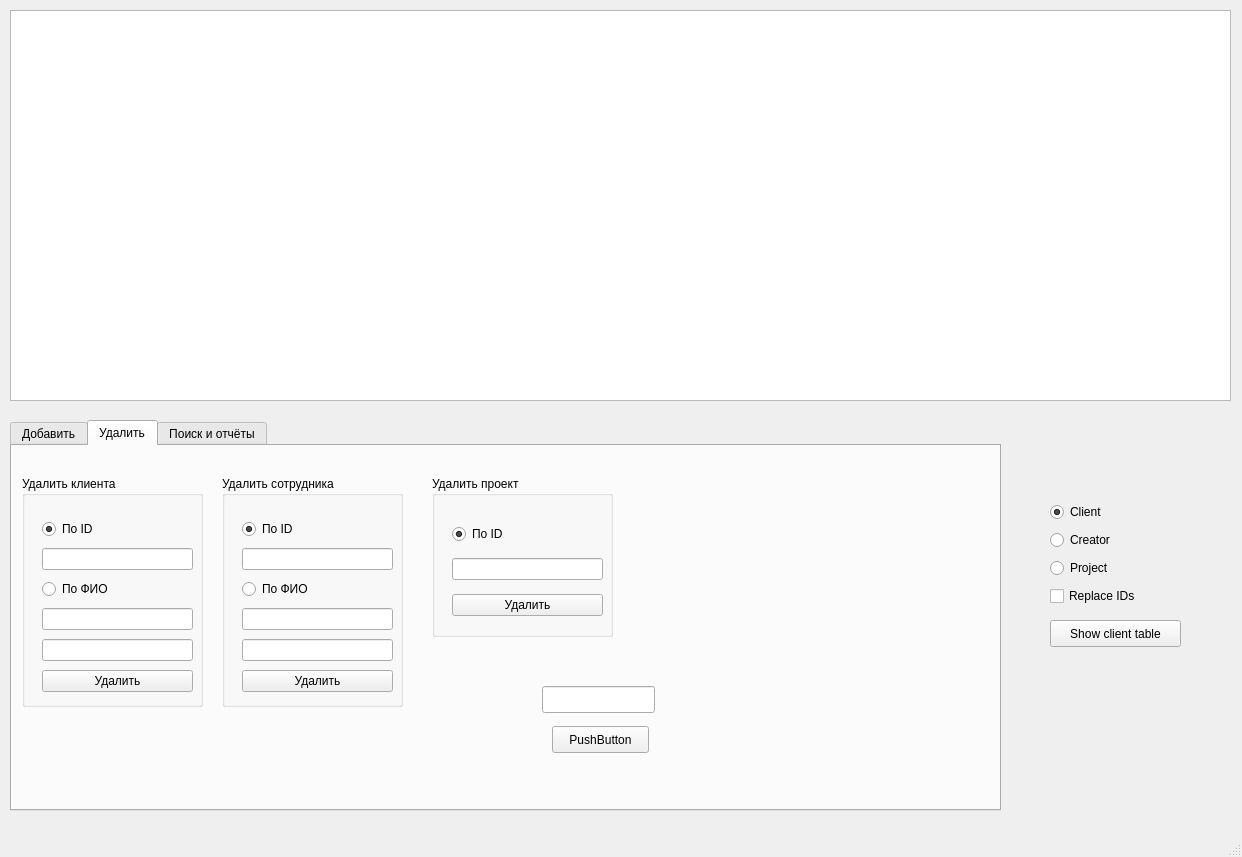
<?xml version="1.0" encoding="UTF-8"?>
<ui version="4.0">
 <class>MainWindow</class>
 <widget class="QMainWindow" name="MainWindow">
  <property name="geometry">
   <rect>
    <x>0</x>
    <y>0</y>
    <width>1242</width>
    <height>857</height>
   </rect>
  </property>
  <property name="windowTitle">
   <string>MainWindow</string>
  </property>
  <widget class="QWidget" name="centralwidget">
   <widget class="QTableWidget" name="tableWidget">
    <property name="geometry">
     <rect>
      <x>10</x>
      <y>10</y>
      <width>1221</width>
      <height>391</height>
     </rect>
    </property>
    <property name="sizePolicy">
     <sizepolicy hsizetype="Maximum" vsizetype="Expanding">
      <horstretch>0</horstretch>
      <verstretch>0</verstretch>
     </sizepolicy>
    </property>
   </widget>
   <widget class="QTabWidget" name="tabWidget">
    <property name="geometry">
     <rect>
      <x>10</x>
      <y>420</y>
      <width>991</width>
      <height>391</height>
     </rect>
    </property>
    <property name="currentIndex">
     <number>1</number>
    </property>
    <widget class="QWidget" name="tab">
     <attribute name="title">
      <string>Добавить</string>
     </attribute>
     <widget class="QGroupBox" name="groupBox_3">
      <property name="geometry">
       <rect>
        <x>630</x>
        <y>20</y>
        <width>361</width>
        <height>311</height>
       </rect>
      </property>
      <property name="title">
       <string>Добавить заказ</string>
      </property>
      <widget class="QPushButton" name="pb_addProject">
       <property name="geometry">
        <rect>
         <x>30</x>
         <y>280</y>
         <width>97</width>
         <height>27</height>
        </rect>
       </property>
       <property name="text">
        <string>Добавить</string>
       </property>
      </widget>
      <widget class="QWidget" name="">
       <property name="geometry">
        <rect>
         <x>10</x>
         <y>30</y>
         <width>139</width>
         <height>241</height>
        </rect>
       </property>
       <layout class="QVBoxLayout" name="verticalLayout_6">
        <item>
         <widget class="QLabel" name="label_9">
          <property name="text">
           <string>ID сотрудника</string>
          </property>
         </widget>
        </item>
        <item>
         <widget class="QLabel" name="label_10">
          <property name="text">
           <string>ID клиента</string>
          </property>
         </widget>
        </item>
        <item>
         <widget class="QLabel" name="label_11">
          <property name="text">
           <string>Дата открытия</string>
          </property>
         </widget>
        </item>
        <item>
         <widget class="QLabel" name="label_12">
          <property name="text">
           <string>Дата закрытия</string>
          </property>
         </widget>
        </item>
        <item>
         <widget class="QLabel" name="label_13">
          <property name="text">
           <string>Затраченное время</string>
          </property>
         </widget>
        </item>
        <item>
         <widget class="QLabel" name="label_14">
          <property name="text">
           <string>ПО для создания</string>
          </property>
         </widget>
        </item>
        <item>
         <widget class="QLabel" name="label_15">
          <property name="text">
           <string>ПО для рендера</string>
          </property>
         </widget>
        </item>
        <item>
         <widget class="QLabel" name="label_16">
          <property name="text">
           <string>Вид заказа</string>
          </property>
         </widget>
        </item>
       </layout>
      </widget>
      <widget class="QWidget" name="">
       <property name="geometry">
        <rect>
         <x>160</x>
         <y>30</y>
         <width>181</width>
         <height>260</height>
        </rect>
       </property>
       <layout class="QVBoxLayout" name="verticalLayout_7">
        <item>
         <widget class="QLineEdit" name="le_projectCreatorID"/>
        </item>
        <item>
         <widget class="QLineEdit" name="le_projectClientID"/>
        </item>
        <item>
         <widget class="QDateEdit" name="de_projectOpenDate">
          <property name="date">
           <date>
            <year>2013</year>
            <month>1</month>
            <day>1</day>
           </date>
          </property>
          <property name="displayFormat">
           <string>yy-MM-dd</string>
          </property>
          <property name="calendarPopup">
           <bool>true</bool>
          </property>
         </widget>
        </item>
        <item>
         <widget class="QDateEdit" name="de_projectCloseDate">
          <property name="date">
           <date>
            <year>2013</year>
            <month>1</month>
            <day>1</day>
           </date>
          </property>
          <property name="displayFormat">
           <string>yy-MM-dd</string>
          </property>
          <property name="calendarPopup">
           <bool>true</bool>
          </property>
         </widget>
        </item>
        <item>
         <widget class="QSpinBox" name="sb_projectTime"/>
        </item>
        <item>
         <widget class="QComboBox" name="cb_projectCreationProg">
          <item>
           <property name="text">
            <string>Blender</string>
           </property>
          </item>
          <item>
           <property name="text">
            <string>Maya</string>
           </property>
          </item>
          <item>
           <property name="text">
            <string>3ds Max</string>
           </property>
          </item>
          <item>
           <property name="text">
            <string>Houdini</string>
           </property>
          </item>
         </widget>
        </item>
        <item>
         <widget class="QComboBox" name="cb_projectRenderProg">
          <item>
           <property name="text">
            <string>RenderMan</string>
           </property>
          </item>
          <item>
           <property name="text">
            <string>MentalRay</string>
           </property>
          </item>
          <item>
           <property name="text">
            <string>V-Ray</string>
           </property>
          </item>
          <item>
           <property name="text">
            <string>DreamScape</string>
           </property>
          </item>
         </widget>
        </item>
        <item>
         <widget class="QComboBox" name="cb_projectSendForm">
          <item>
           <property name="text">
            <string>Model</string>
           </property>
          </item>
          <item>
           <property name="text">
            <string>Animation</string>
           </property>
          </item>
          <item>
           <property name="text">
            <string>Pictures</string>
           </property>
          </item>
         </widget>
        </item>
       </layout>
      </widget>
     </widget>
     <widget class="QGroupBox" name="groupBox_2">
      <property name="geometry">
       <rect>
        <x>380</x>
        <y>20</y>
        <width>251</width>
        <height>181</height>
       </rect>
      </property>
      <property name="title">
       <string>Добавить сотрудника</string>
      </property>
      <widget class="QWidget" name="layoutWidget_2">
       <property name="geometry">
        <rect>
         <x>0</x>
         <y>30</y>
         <width>81</width>
         <height>91</height>
        </rect>
       </property>
       <layout class="QVBoxLayout" name="verticalLayout_3">
        <item>
         <widget class="QLabel" name="label_6">
          <property name="text">
           <string>Фамилия</string>
          </property>
         </widget>
        </item>
        <item>
         <widget class="QLabel" name="label_7">
          <property name="text">
           <string>Имя</string>
          </property>
         </widget>
        </item>
        <item>
         <widget class="QLabel" name="label_8">
          <property name="text">
           <string>Должность</string>
          </property>
         </widget>
        </item>
       </layout>
      </widget>
      <widget class="QWidget" name="layoutWidget">
       <property name="geometry">
        <rect>
         <x>100</x>
         <y>30</y>
         <width>131</width>
         <height>95</height>
        </rect>
       </property>
       <layout class="QVBoxLayout" name="verticalLayout_4">
        <item>
         <widget class="QLineEdit" name="le_creatorSurname"/>
        </item>
        <item>
         <widget class="QLineEdit" name="le_creatorName"/>
        </item>
        <item>
         <widget class="QComboBox" name="cb_creatorPosition">
          <item>
           <property name="text">
            <string>3d artist</string>
           </property>
          </item>
          <item>
           <property name="text">
            <string>Modeller</string>
           </property>
          </item>
          <item>
           <property name="text">
            <string>Animator</string>
           </property>
          </item>
         </widget>
        </item>
       </layout>
       <zorder>cb_creatorPosition</zorder>
       <zorder>le_creatorSurname</zorder>
       <zorder>le_creatorName</zorder>
      </widget>
      <widget class="QPushButton" name="pb_addCreator">
       <property name="geometry">
        <rect>
         <x>10</x>
         <y>140</y>
         <width>98</width>
         <height>27</height>
        </rect>
       </property>
       <property name="text">
        <string>Добавить</string>
       </property>
      </widget>
     </widget>
     <widget class="QGroupBox" name="groupBox">
      <property name="geometry">
       <rect>
        <x>0</x>
        <y>10</y>
        <width>371</width>
        <height>251</height>
       </rect>
      </property>
      <property name="title">
       <string>Добавить клиента</string>
      </property>
      <widget class="QPushButton" name="pb_addClient">
       <property name="geometry">
        <rect>
         <x>20</x>
         <y>220</y>
         <width>97</width>
         <height>27</height>
        </rect>
       </property>
       <property name="text">
        <string>Добавить</string>
       </property>
      </widget>
      <widget class="QWidget" name="layoutWidget">
       <property name="geometry">
        <rect>
         <x>100</x>
         <y>40</y>
         <width>261</width>
         <height>161</height>
        </rect>
       </property>
       <layout class="QVBoxLayout" name="verticalLayout_2">
        <item>
         <widget class="QLineEdit" name="le_clientSurname">
          <property name="minimumSize">
           <size>
            <width>251</width>
            <height>0</height>
           </size>
          </property>
          <property name="maximumSize">
           <size>
            <width>251</width>
            <height>16777215</height>
           </size>
          </property>
         </widget>
        </item>
        <item>
         <widget class="QLineEdit" name="le_clientName">
          <property name="minimumSize">
           <size>
            <width>251</width>
            <height>0</height>
           </size>
          </property>
          <property name="maximumSize">
           <size>
            <width>251</width>
            <height>16777215</height>
           </size>
          </property>
         </widget>
        </item>
        <item>
         <widget class="QLineEdit" name="le_clientAddress">
          <property name="minimumSize">
           <size>
            <width>251</width>
            <height>0</height>
           </size>
          </property>
          <property name="maximumSize">
           <size>
            <width>251</width>
            <height>16777215</height>
           </size>
          </property>
         </widget>
        </item>
        <item>
         <widget class="QLineEdit" name="le_clientEmail">
          <property name="minimumSize">
           <size>
            <width>251</width>
            <height>0</height>
           </size>
          </property>
          <property name="maximumSize">
           <size>
            <width>251</width>
            <height>16777215</height>
           </size>
          </property>
         </widget>
        </item>
        <item>
         <widget class="QLineEdit" name="le_clientPhone">
          <property name="minimumSize">
           <size>
            <width>251</width>
            <height>0</height>
           </size>
          </property>
          <property name="maximumSize">
           <size>
            <width>251</width>
            <height>16777215</height>
           </size>
          </property>
         </widget>
        </item>
       </layout>
      </widget>
      <widget class="QWidget" name="layoutWidget">
       <property name="geometry">
        <rect>
         <x>20</x>
         <y>40</y>
         <width>68</width>
         <height>161</height>
        </rect>
       </property>
       <layout class="QVBoxLayout" name="verticalLayout">
        <item>
         <widget class="QLabel" name="label">
          <property name="text">
           <string>Фамилия</string>
          </property>
         </widget>
        </item>
        <item>
         <widget class="QLabel" name="label_2">
          <property name="text">
           <string>Имя</string>
          </property>
         </widget>
        </item>
        <item>
         <widget class="QLabel" name="label_3">
          <property name="text">
           <string>Адрес</string>
          </property>
         </widget>
        </item>
        <item>
         <widget class="QLabel" name="label_4">
          <property name="text">
           <string>E-mail</string>
          </property>
         </widget>
        </item>
        <item>
         <widget class="QLabel" name="label_5">
          <property name="text">
           <string>Телефон</string>
          </property>
         </widget>
        </item>
       </layout>
      </widget>
     </widget>
    </widget>
    <widget class="QWidget" name="tab_2">
     <attribute name="title">
      <string>Удалить</string>
     </attribute>
     <widget class="QGroupBox" name="groupBox_4">
      <property name="geometry">
       <rect>
        <x>10</x>
        <y>30</y>
        <width>181</width>
        <height>231</height>
       </rect>
      </property>
      <property name="title">
       <string>Удалить клиента</string>
      </property>
      <widget class="QWidget" name="">
       <property name="geometry">
        <rect>
         <x>20</x>
         <y>40</y>
         <width>151</width>
         <height>184</height>
        </rect>
       </property>
       <layout class="QVBoxLayout" name="verticalLayout_8">
        <item>
         <widget class="QRadioButton" name="rb_delClientByID">
          <property name="text">
           <string>По ID</string>
          </property>
          <property name="checked">
           <bool>true</bool>
          </property>
         </widget>
        </item>
        <item>
         <widget class="QLineEdit" name="le_delClientID"/>
        </item>
        <item>
         <widget class="QRadioButton" name="rb_delClientByName">
          <property name="text">
           <string>По ФИО</string>
          </property>
         </widget>
        </item>
        <item>
         <widget class="QLineEdit" name="le_delClientSurname"/>
        </item>
        <item>
         <widget class="QLineEdit" name="le_delClientName"/>
        </item>
        <item>
         <widget class="QPushButton" name="pb_delClient">
          <property name="text">
           <string>Удалить</string>
          </property>
         </widget>
        </item>
       </layout>
      </widget>
     </widget>
     <widget class="QGroupBox" name="groupBox_5">
      <property name="geometry">
       <rect>
        <x>210</x>
        <y>30</y>
        <width>181</width>
        <height>231</height>
       </rect>
      </property>
      <property name="title">
       <string>Удалить сотрудника</string>
      </property>
      <widget class="QWidget" name="layoutWidget_3">
       <property name="geometry">
        <rect>
         <x>20</x>
         <y>40</y>
         <width>151</width>
         <height>184</height>
        </rect>
       </property>
       <layout class="QVBoxLayout" name="verticalLayout_9">
        <item>
         <widget class="QRadioButton" name="rb_delCreatorByID">
          <property name="text">
           <string>По ID</string>
          </property>
          <property name="checked">
           <bool>true</bool>
          </property>
         </widget>
        </item>
        <item>
         <widget class="QLineEdit" name="le_delCreatorID"/>
        </item>
        <item>
         <widget class="QRadioButton" name="rb_delCreatorByName">
          <property name="text">
           <string>По ФИО</string>
          </property>
         </widget>
        </item>
        <item>
         <widget class="QLineEdit" name="le_delCreatorSurname"/>
        </item>
        <item>
         <widget class="QLineEdit" name="le_delCreatorName"/>
        </item>
        <item>
         <widget class="QPushButton" name="pb_delCreator">
          <property name="text">
           <string>Удалить</string>
          </property>
         </widget>
        </item>
       </layout>
      </widget>
     </widget>
     <widget class="QGroupBox" name="groupBox_6">
      <property name="geometry">
       <rect>
        <x>420</x>
        <y>30</y>
        <width>181</width>
        <height>161</height>
       </rect>
      </property>
      <property name="title">
       <string>Удалить проект</string>
      </property>
      <widget class="QWidget" name="layoutWidget_5">
       <property name="geometry">
        <rect>
         <x>20</x>
         <y>40</y>
         <width>151</width>
         <height>111</height>
        </rect>
       </property>
       <layout class="QVBoxLayout" name="verticalLayout_11">
        <item>
         <widget class="QRadioButton" name="rb_delProjectByID">
          <property name="text">
           <string>По ID</string>
          </property>
          <property name="checked">
           <bool>true</bool>
          </property>
         </widget>
        </item>
        <item>
         <widget class="QLineEdit" name="le_delProjectID"/>
        </item>
        <item>
         <widget class="QPushButton" name="pb_delProject">
          <property name="text">
           <string>Удалить</string>
          </property>
         </widget>
        </item>
       </layout>
      </widget>
     </widget>
     <widget class="QLineEdit" name="lineEdit">
      <property name="geometry">
       <rect>
        <x>530</x>
        <y>240</y>
        <width>113</width>
        <height>27</height>
       </rect>
      </property>
     </widget>
     <widget class="QPushButton" name="pushButton">
      <property name="geometry">
       <rect>
        <x>540</x>
        <y>280</y>
        <width>97</width>
        <height>27</height>
       </rect>
      </property>
      <property name="text">
       <string>PushButton</string>
      </property>
     </widget>
    </widget>
    <widget class="QWidget" name="tab_3">
     <attribute name="title">
      <string>Поиск и отчёты</string>
     </attribute>
    </widget>
   </widget>
   <widget class="QPushButton" name="pb_showTable">
    <property name="geometry">
     <rect>
      <x>1050</x>
      <y>620</y>
      <width>131</width>
      <height>27</height>
     </rect>
    </property>
    <property name="text">
     <string>Show client table</string>
    </property>
   </widget>
   <widget class="QWidget" name="layoutWidget">
    <property name="geometry">
     <rect>
      <x>1050</x>
      <y>500</y>
      <width>141</width>
      <height>108</height>
     </rect>
    </property>
    <layout class="QVBoxLayout" name="verticalLayout_5">
     <item>
      <widget class="QRadioButton" name="rb_client">
       <property name="text">
        <string>Client</string>
       </property>
       <property name="checked">
        <bool>true</bool>
       </property>
      </widget>
     </item>
     <item>
      <widget class="QRadioButton" name="rb_creator">
       <property name="text">
        <string>Creator</string>
       </property>
      </widget>
     </item>
     <item>
      <widget class="QRadioButton" name="rb_project">
       <property name="text">
        <string>Project</string>
       </property>
      </widget>
     </item>
     <item>
      <widget class="QCheckBox" name="chb_replaceIDs">
       <property name="text">
        <string>Replace IDs</string>
       </property>
      </widget>
     </item>
    </layout>
   </widget>
  </widget>
  <widget class="QMenuBar" name="menubar">
   <property name="geometry">
    <rect>
     <x>0</x>
     <y>0</y>
     <width>1242</width>
     <height>25</height>
    </rect>
   </property>
  </widget>
  <widget class="QStatusBar" name="statusbar"/>
 </widget>
 <resources/>
 <connections/>
</ui>
